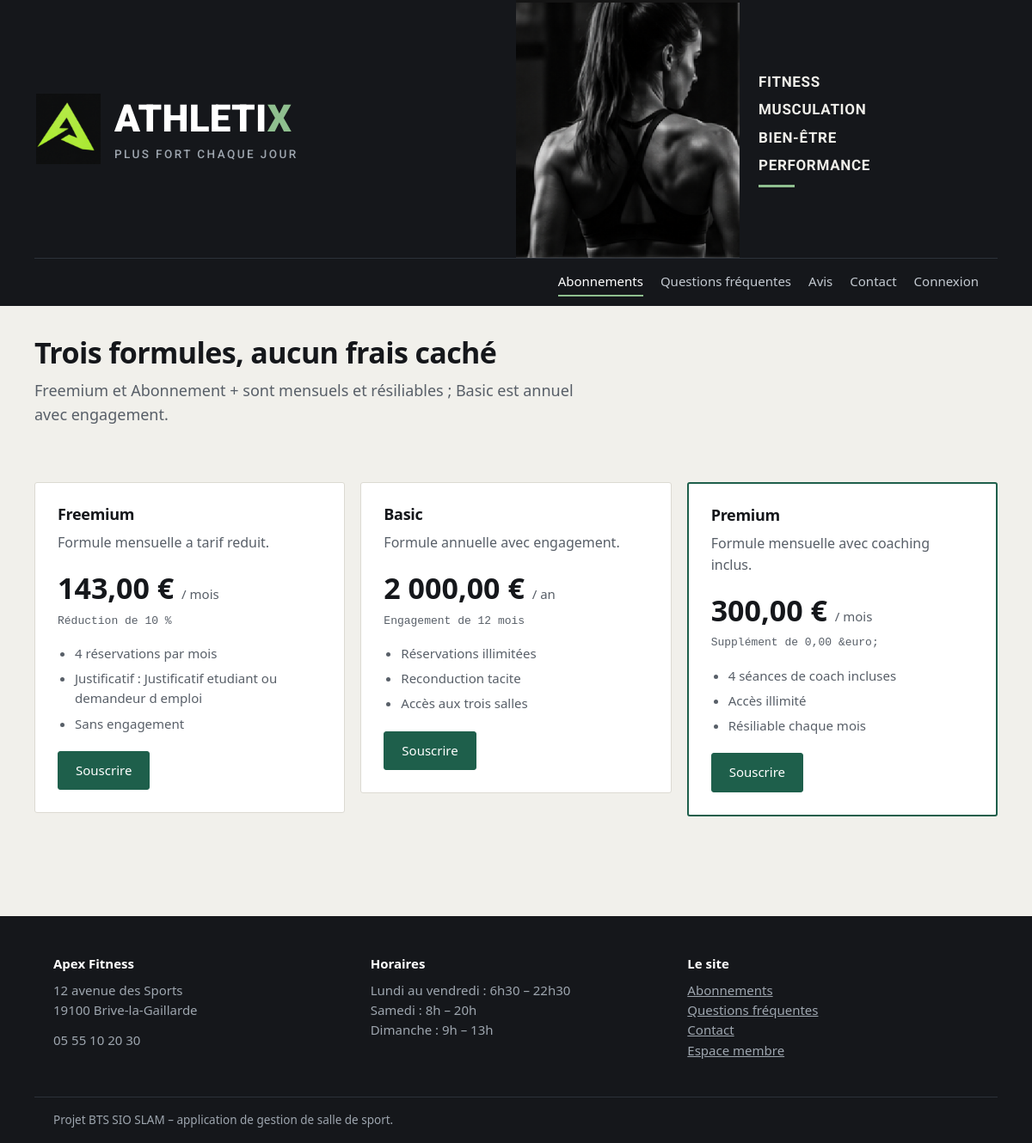
The app's page /index.php?route=abonnement/catalogue.php, older data.
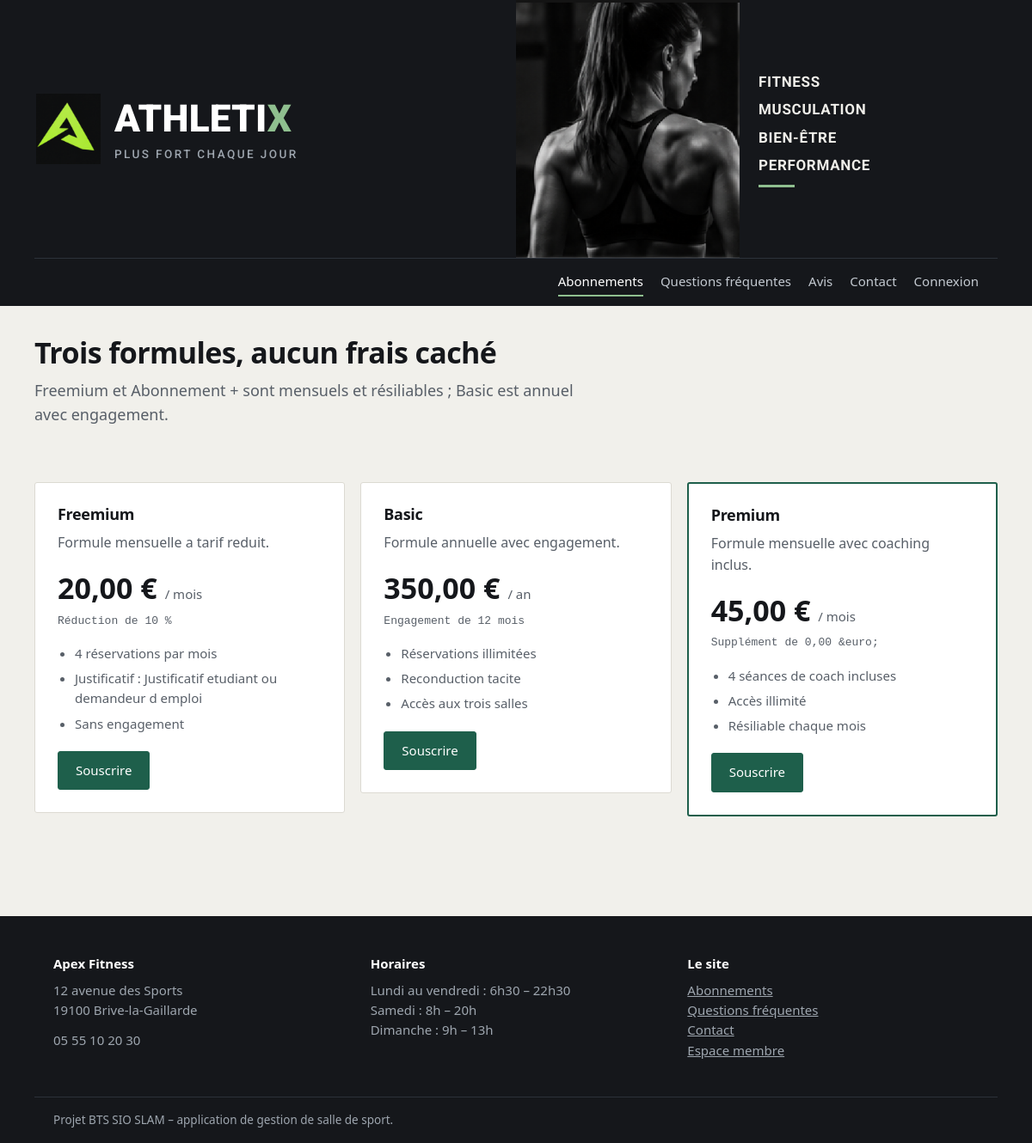
The same page, newer data.
### tables this page shows
CREATE TABLE abonnement (
  Numabo               INT AUTO_INCREMENT PRIMARY KEY,
  libelle_abo          VARCHAR(60) NOT NULL,
  description_abo      TEXT,
  date_mise_en_service DATE NOT NULL,
  actif_abo            BOOLEAN NOT NULL DEFAULT 1,
  Numoffre             INT NOT NULL,
  FOREIGN KEY (Numoffre) REFERENCES offre(Numoffre)
);

CREATE TABLE freemium (
  Numoffre                 INT PRIMARY KEY,
  prix_mensuel_reduit      DECIMAL(6,2) NOT NULL,
  taux_reduction           DECIMAL(5,2) NOT NULL,
  justificatif_requis      VARCHAR(120) NOT NULL,
  nb_reservations_max_mois INT NOT NULL,
  FOREIGN KEY (Numoffre) REFERENCES offre(Numoffre) ON DELETE CASCADE
);

CREATE TABLE basic (
  Numoffre              INT PRIMARY KEY,
  prix_annuel           DECIMAL(7,2) NOT NULL,
  duree_engagement_mois INT NOT NULL DEFAULT 12,
  reconduction_tacite   BOOLEAN NOT NULL DEFAULT 1,
  FOREIGN KEY (Numoffre) REFERENCES offre(Numoffre) ON DELETE CASCADE
);

CREATE TABLE abonnement_plus (
  Numoffre               INT PRIMARY KEY,
  prix_mensuel_plus      DECIMAL(6,2) NOT NULL,
  supplement_mensuel     DECIMAL(6,2) NOT NULL,
  seances_coach_incluses INT NOT NULL,
  acces_illimite         BOOLEAN NOT NULL DEFAULT 1,
  FOREIGN KEY (Numoffre) REFERENCES offre(Numoffre) ON DELETE CASCADE
);

### abonnement/catalogue.php (called while the page is built, shortened)
<?php
require_once __DIR__ . '/../config/function.php';
require_once __DIR__ . '/controller/AbonnementController.php';
$controller = new AbonnementController();
$offres = $controller->getAll();
$aboCourant = a_role('ADHERENT') ? $controller->get((int) utilisateur()['NumUsers']) : null;
require __DIR__ . '/view/catalogue.php';

### public/index.php (called while the page is built, shortened)
<?php
require_once __DIR__ . '/../config/function.php';
$pages = [
    'accueil/index.php' => '../accueil/index.php',
    'abonnement/index.php' => '../abonnement/index.php',
    'abonnement/catalogue.php' => '../abonnement/catalogue.php',
    'abonnement_plus/index.php' => '../abonnement_plus/index.php',
    'activite/index.php' => '../activite/index.php',
    'adherent/index.php' => '../adherent/index.php',
    'adherent/espace.php' => '../adherent/espace.php',
    'admin/index.php' => '../admin/index.php',
    'admin/espace.php' => '../admin/espace.php',
    'avis/index.php' => '../avis/index.php',
    'avis/public.php' => '../avis/public.php',
    'basic/index.php' => '../basic/index.php',
    'demande_maintenance/index.php' => '../demande_maintenance/index.php',
    'employe/index.php' => '../employe/index.php',
    'employe/espace.php' => '../employe/espace.php',
    'equipement/index.php' => '../equipement/index.php',
    'etat_equipement/index.php' => '../etat_equipement/index.php',
    'faq/index.php' => '../faq/index.php',
    'faq/public.php' => '../faq/public.php',
    'fonction/index.php' => '../fonction/index.php',
    'fournisseur/index.php' => '../fournisseur/index.php',
    'fournisseur/gestion.php' => '../fournisseur/gestion.php',
    'freemium/index.php' => '../freemium/index.php',
    'interaction_adherent/index.php' => '../interaction_adherent/index.php',
    'message_contact/index.php' => '../message_contact/index.php',
    'offre/index.php' => '../offre/index.php',
    'paiement/index.php' => '../paiement/index.php',
    'paiement/payer.php' => '../paiement/payer.php',
    'qr_code/index.php' => '../qr_code/index.php',
    'reservation/index.php' => '../reservation/index.php',
    'salle/index.php' => '../salle/index.php',
    'souscrire/index.php' => '../souscrire/index.php',
    'statut/index.php' => '../statut/index.php',
    'statut_maintenance/index.php' => '../statut_maintenance/index.php',
    'type_equipement/index.php' => '../type_equipement/index.php',
    'utilisateur/index.php' => '../utilisateur/index.php',
    'utilisateur/connexion.php' => '../utilisateur/connexion.php',
    'utilisateur/deconnexion.php' => '../utilisateur/deconnexion.php',
    'config/install.php' => '../config/install.php',
];
$requestPath = parse_url($_SERVER['REQUEST_URI'] ?? '/', PHP_URL_PATH);
$queryRoute = $_GET['route'] ?? null;
$requestPath = rawurldecode($requestPath);
$route = $queryRoute !== null ? rawurldecode($queryRoute) : trim($requestPath, '/');
$page = realpath(__DIR__ . '/' . $pages[$route]);
require $page;

### config/function.php (called while the page is built, shortened)
<?php
function db(): PDO
{
    static $pdo = null;
    if ($pdo === null) {
        $dsn = sprintf('mysql:host=%s;port=%d;dbname=%s;charset=utf8mb4', DB_HOST, DB_PORT, DB_NAME);
        try {
            $pdo = new PDO($dsn, DB_USER, DB_PASS, [
                PDO::ATTR_ERRMODE => PDO::ERRMODE_EXCEPTION,
                PDO::ATTR_DEFAULT_FETCH_MODE => PDO::FETCH_ASSOC,
                PDO::ATTR_EMULATE_PREPARES => false,
            ]);
        } catch (PDOException $exception) {
            http_response_code(500);
            exit('Connexion à la base impossible. Vérifiez config/config.php. Détail : ' . $exception->getMessage());
        }
    }
    return $pdo;
}
function e(?string $value): string
{
    return htmlspecialchars((string) $value, ENT_QUOTES | ENT_SUBSTITUTE, 'UTF-8');
}
function url(string $path): string
{
    $base = APP_BASE;
    if ($base === '') {
        $publicRoot = realpath(__DIR__ . '/../public');
        $webRoot = isset($_SERVER['DOCUMENT_ROOT']) ? realpath($_SERVER['DOCUMENT_ROOT']) : false;
        if ($publicRoot !== false && $webRoot !== false) {
            $webRoot = rtrim($webRoot, DIRECTORY_SEPARATOR);
        }
    }
    $base = rtrim($base, '/');
    $urlParts = parse_url($path);
    $route = ltrim($urlParts['path'] ?? '', '/');
    $query = [];
    if (isset($urlParts['query'])) {
        parse_str($urlParts['query'], $query);
    }
    if ($route === '') {
        return $base . '/';
    }
    if (str_starts_with($route, 'assets/')) {
        $assetUrl = $base . '/' . $route;
        return $assetUrl . (isset($urlParts['query']) ? '?' . $urlParts['query'] : '');
    }
    return $base . '/index.php?' . http_build_query(['route' => $route] + $query);
}
function euros(float|string|null $amount): string
{
    return number_format((float) $amount, 2, ',', ' ') . ' &euro;';
}
function connecte(): bool
{
    return isset($_SESSION['user']);
}
function a_role(string $role): bool
{
    return connecte() && in_array($role, $_SESSION['user']['roles'], true);
}

### abonnement/controller/AbonnementController.php (called while the page is built, shortened)
<?php
final class AbonnementController
{
    public function getAll(): array
    {
        return db()->query(
                'SELECT ab.*, o.type_offre AS type_abo,
                    f.prix_mensuel_reduit, f.taux_reduction, f.justificatif_requis,
                    f.nb_reservations_max_mois, b.prix_annuel, b.duree_engagement_mois,
                    b.reconduction_tacite, p.prix_mensuel_plus, p.supplement_mensuel,
                    p.seances_coach_incluses, p.acces_illimite
             FROM abonnement ab
                 INNER JOIN offre o ON o.Numoffre = ab.Numoffre
             LEFT JOIN freemium f ON f.Numoffre = ab.Numoffre
             LEFT JOIN basic b ON b.Numoffre = ab.Numoffre
             LEFT JOIN abonnement_plus p ON p.Numoffre = ab.Numoffre
             WHERE ab.actif_abo = 1 ORDER BY ab.Numabo'
        )->fetchAll();
    }
}

### abonnement/view/catalogue.php (the view)
<?php $offres = $offres ?? []; $aboCourant = $aboCourant ?? null; require __DIR__ . '/../../layout/header.php'; ?>
<div class="wrap page-head"><h1>Trois formules, aucun frais caché</h1><p class="lead">Freemium et Abonnement + sont mensuels et résiliables ; Basic est annuel avec engagement.</p></div>
<div class="wrap section"><div class="offres">
<?php foreach ($offres as $offre):
  $courant = $aboCourant !== null && $aboCourant === (int) $offre['Numabo'];
  if ($offre['type_abo'] === 'FREEMIUM') {
    $prix = euros($offre['prix_mensuel_reduit']) . ' <small>/ mois</small>';
    $detail = 'Réduction de ' . (int) $offre['taux_reduction'] . ' %';
    $points = [(int) $offre['nb_reservations_max_mois'] . ' réservations par mois', 'Justificatif : ' . $offre['justificatif_requis'], 'Sans engagement'];
  } elseif ($offre['type_abo'] === 'BASIC') {
    $prix = euros($offre['prix_annuel']) . ' <small>/ an</small>';
    $detail = 'Engagement de ' . (int) $offre['duree_engagement_mois'] . ' mois';
    $points = ['Réservations illimitées', $offre['reconduction_tacite'] ? 'Reconduction tacite' : 'Sans reconduction', 'Accès aux trois salles'];
  } else {
    $prix = euros($offre['prix_mensuel_plus']) . ' <small>/ mois</small>';
    $detail = 'Supplément de ' . euros($offre['supplement_mensuel']);
    $points = [(int) $offre['seances_coach_incluses'] . ' séances de coach incluses', $offre['acces_illimite'] ? 'Accès illimité' : 'Accès limité', 'Résiliable chaque mois'];
  }
?>
<article class="offre <?= $offre['type_abo'] === 'PLUS' ? 'vedette' : '' ?>"><h3><?= e($offre['libelle_abo']) ?></h3><p class="muted"><?= e($offre['description_abo']) ?></p><div class="prix"><?= $prix ?></div><p class="mono"><?= e($detail) ?></p><ul><?php foreach ($points as $point): ?><li><?= e($point) ?></li><?php endforeach; ?></ul>
<?php if ($courant): ?><span class="tag tag-ok">Votre formule actuelle</span><?php elseif (a_role('ADHERENT')): ?><a class="btn btn-ghost" href="<?= url('paiement/payer.php?switch=1') ?>">Changer de formule</a><?php else: ?><a class="btn btn-vert" href="<?= url('message_contact/index.php?sujet=' . urlencode('Inscription : ' . $offre['libelle_abo'])) ?>">Souscrire</a><?php endif; ?></article>
<?php endforeach; ?></div></div>
<?php require __DIR__ . '/../../layout/footer.php'; ?>

Row changes from the older to the newer data that the page shows:
changed through a linked row, abonnement "Freemium": freemium.prix_mensuel_reduit "143,00 €" → "20,00 €"
changed through a linked row, abonnement "Basic": basic.prix_annuel "2 000,00 €" → "350,00 €"
changed through a linked row, abonnement "Premium": abonnement_plus.prix_mensuel_plus "300,00 €" → "45,00 €"
